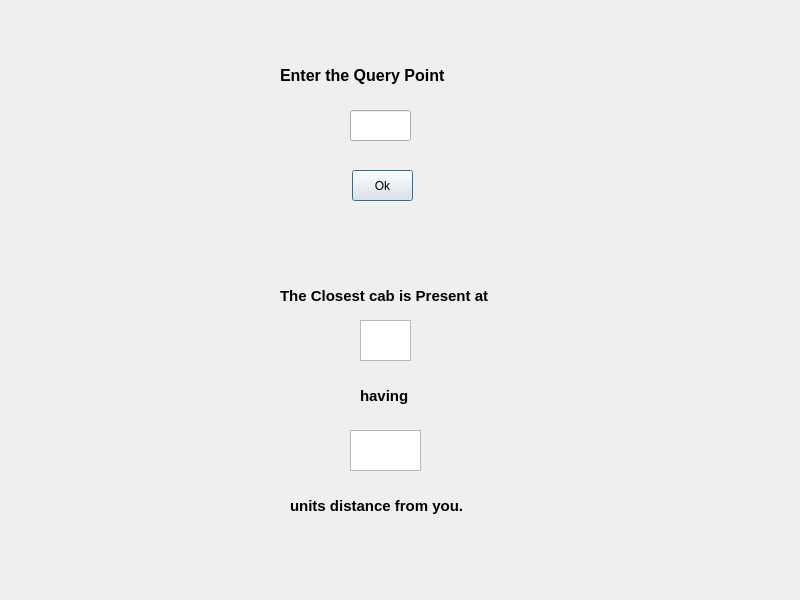
<?xml version="1.0" encoding="UTF-8"?>
<ui version="4.0">
 <class>NearestNeighbourSearch</class>
 <widget class="QDialog" name="NearestNeighbourSearch">
  <property name="geometry">
   <rect>
    <x>0</x>
    <y>0</y>
    <width>800</width>
    <height>600</height>
   </rect>
  </property>
  <property name="windowTitle">
   <string>Dialog</string>
  </property>
  <widget class="QLabel" name="label">
   <property name="geometry">
    <rect>
     <x>280</x>
     <y>50</y>
     <width>271</width>
     <height>51</height>
    </rect>
   </property>
   <property name="font">
    <font>
     <pointsize>12</pointsize>
     <weight>75</weight>
     <bold>true</bold>
    </font>
   </property>
   <property name="text">
    <string>Enter the Query Point</string>
   </property>
  </widget>
  <widget class="QLineEdit" name="lineEditQP">
   <property name="geometry">
    <rect>
     <x>350</x>
     <y>110</y>
     <width>61</width>
     <height>31</height>
    </rect>
   </property>
  </widget>
  <widget class="QPushButton" name="pushButton">
   <property name="geometry">
    <rect>
     <x>352</x>
     <y>170</y>
     <width>61</width>
     <height>31</height>
    </rect>
   </property>
   <property name="text">
    <string>Ok</string>
   </property>
  </widget>
  <widget class="QLabel" name="label_2">
   <property name="geometry">
    <rect>
     <x>280</x>
     <y>280</y>
     <width>271</width>
     <height>31</height>
    </rect>
   </property>
   <property name="font">
    <font>
     <pointsize>11</pointsize>
     <weight>75</weight>
     <bold>true</bold>
    </font>
   </property>
   <property name="text">
    <string>The Closest cab is Present at </string>
   </property>
  </widget>
  <widget class="QTextBrowser" name="textBrowser_res">
   <property name="geometry">
    <rect>
     <x>360</x>
     <y>320</y>
     <width>51</width>
     <height>41</height>
    </rect>
   </property>
  </widget>
  <widget class="QTextBrowser" name="textBrowser_dist">
   <property name="geometry">
    <rect>
     <x>350</x>
     <y>430</y>
     <width>71</width>
     <height>41</height>
    </rect>
   </property>
  </widget>
  <widget class="QLabel" name="label_3">
   <property name="geometry">
    <rect>
     <x>360</x>
     <y>380</y>
     <width>61</width>
     <height>31</height>
    </rect>
   </property>
   <property name="font">
    <font>
     <pointsize>11</pointsize>
     <weight>75</weight>
     <bold>true</bold>
    </font>
   </property>
   <property name="text">
    <string>having</string>
   </property>
  </widget>
  <widget class="QLabel" name="label_4">
   <property name="geometry">
    <rect>
     <x>290</x>
     <y>490</y>
     <width>211</width>
     <height>31</height>
    </rect>
   </property>
   <property name="font">
    <font>
     <pointsize>11</pointsize>
     <weight>75</weight>
     <bold>true</bold>
    </font>
   </property>
   <property name="text">
    <string>units distance from you.</string>
   </property>
  </widget>
  <widget class="QLabel" name="label_pic">
   <property name="geometry">
    <rect>
     <x>0</x>
     <y>0</y>
     <width>801</width>
     <height>571</height>
    </rect>
   </property>
   <property name="styleSheet">
    <string notr="true"/>
   </property>
   <property name="text">
    <string/>
   </property>
  </widget>
  <zorder>label_pic</zorder>
  <zorder>label</zorder>
  <zorder>lineEditQP</zorder>
  <zorder>pushButton</zorder>
  <zorder>label_2</zorder>
  <zorder>textBrowser_res</zorder>
  <zorder>label_3</zorder>
  <zorder>textBrowser_dist</zorder>
  <zorder>label_4</zorder>
 </widget>
 <resources/>
 <connections/>
</ui>
